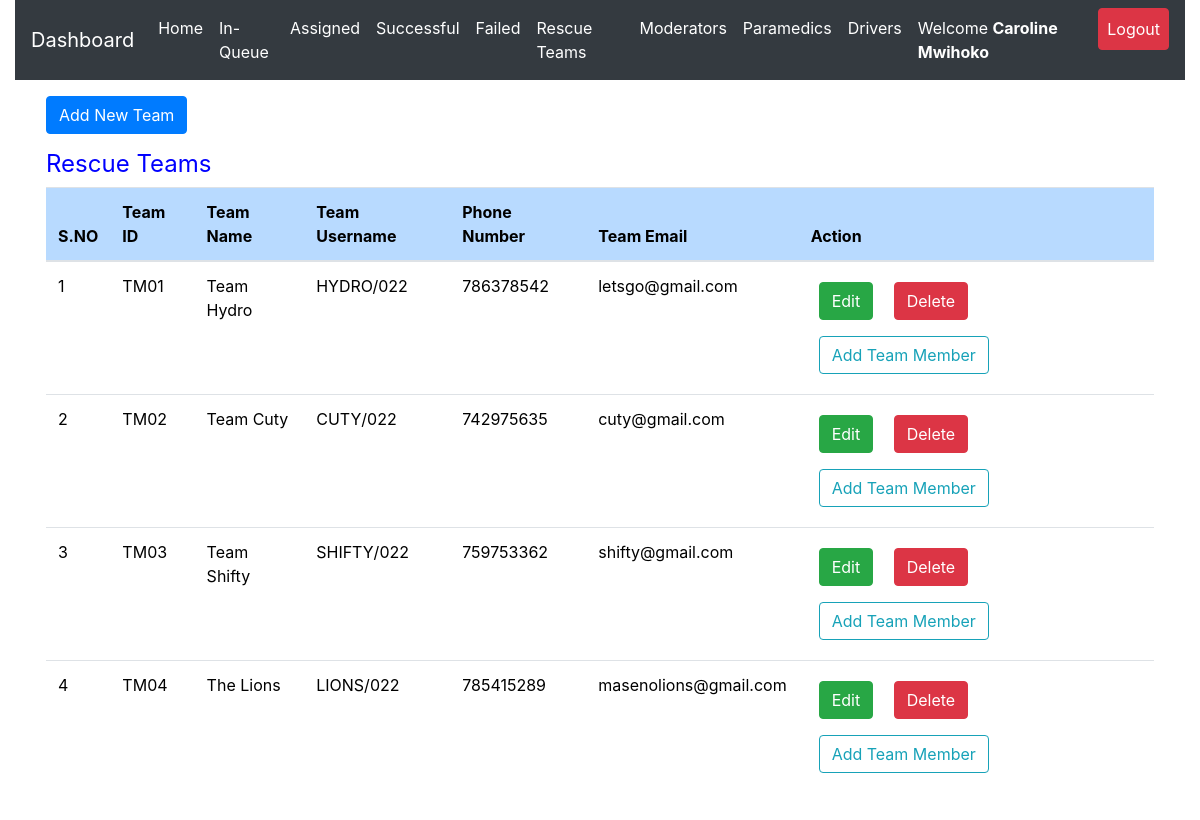
The page /admin/team.php (signed in) on the database as committed earlier.
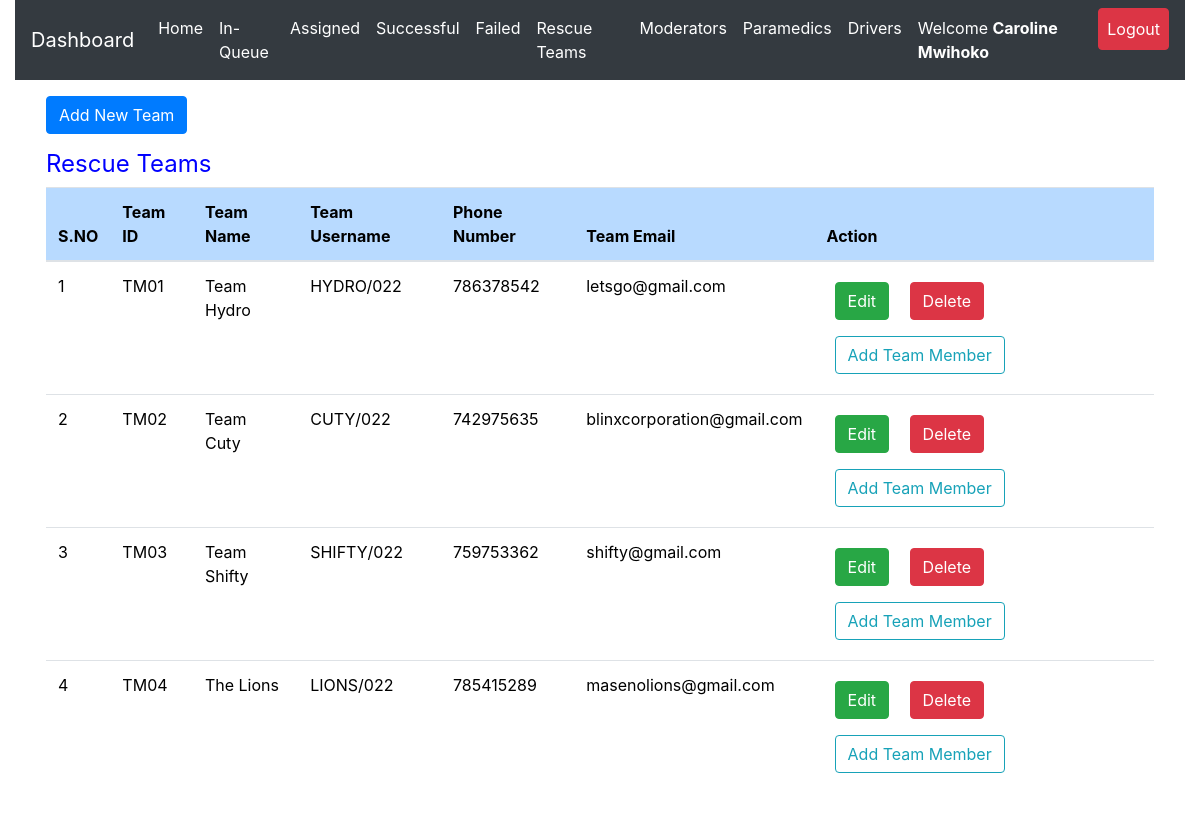
The same page on the database as committed later.
### tables this page shows
CREATE TABLE `rescue_team` (
  `id` int(11) NOT NULL,
  `team_id` varchar(50) NOT NULL,
  `team_username` varchar(255) NOT NULL,
  `team_name` varchar(255) NOT NULL,
  `team_phone` int(15) NOT NULL,
  `team_email` varchar(50) NOT NULL,
  `team_password` varchar(255) NOT NULL,
  `password_reset_token` varchar(255) DEFAULT NULL,
  `registration_timestamp` datetime NOT NULL DEFAULT CURRENT_TIMESTAMP
);

### admin/team.php (the view, shortened to what this page needs)
<?php
include 'server.php';
?>
<!DOCTYPE html>
<html lang="en">
<?php include './includes/header.php'; ?>
  <body>
    <?php include './includes/navbar.php'; ?>
<div class="container-fluid">
  <div class="row m-3">
    <div class="col-md-12">
<div class="table-responsive-lg">
<div class="row">
  <div class="col-md-4">
  <button type="type" class='btn btn-primary addNewTeam'>Add New Team</button>
  </div>
  <div class="col-md-4">
  </div>
  <div class="col-md-4">
  </div>
</div>
    <table class="table" style='color:black; font-weight:normal'>
        <thead>
          <h4  class='mt-3' style='color:blue; font-weight:normal'>
          Rescue Teams </h4>
            <tr >
              <th scope="col" class="table-primary">S.NO</th>
              <th scope="col" class="table-primary">Team ID</th>
              <th scope="col" class="table-primary">Team Name</th>
              <th scope="col" class="table-primary">Team Username</th>
              <th scope="col" class="table-primary">Phone Number</th>
              <th scope="col" class="table-primary">Team Email</th>
              <th scope="col" class="table-primary">Action</th>
            </tr>
          </thead>
          <tbody>
    <?php
    if($_SESSION['admin_id']){
        $data_fetch_query = "SELECT * FROM `rescue_team`";
        $data_result = mysqli_query($db, $data_fetch_query);
        if ($data_result->num_rows > 0){
            while($row = $data_result->fetch_assoc()) {
                $team_ID = $row['team_id'];
                $team_name = $row["team_name"];
                $team_username = $row["team_username"];
                $team_phone = $row["team_phone"];
                $team_mail = $row["team_email"];
                $team_password = $row["team_password"];
        echo "<tr> <td>" .$row["id"].  "</td>";
        echo "<td>" .$row["team_id"]."</td>";
        echo "<td>" .$row["team_name"]."</td>";
        echo "<td>" .$row["team_username"]."</td>";
        echo "<td>" .$row["team_phone"]."</td>";
        echo "<td>" .$row["team_email"]."</td>";
        echo "<td>
        <form method ='POST' action='server.php'>
        <input type='submit' value='Edit' data-password='$team_password ' data-teammail='$team_mail' data-teamphone='$team_phone' data-username='$team_username' data-tname='$team_name' data-team='$team_ID' name='edit-team-btn' class='btn btn-success team-edit-btn m-2'>
        <input type='button' id='team_delete_btn' data-rescueteamid='$team_ID' value='Delete' name='delete-team-btn' class='btn btn-danger team_delete-btn m-2'>
        <button class='btn btn-outline-info m-2 team_member_button' data-teamid='$team_ID' >Add Team Member</button>
        </form>
        </td> </tr>";
        }
        }else{
        echo "<td>"."No Requests Found"."</td>";
        }
        } else{
            echo "<td>"."No Data Found"."</td>";
        }
?>
          </tbody>
    </table>
  </div>
  </div>
</div>
</div>
  </body>
</html>

Rows that differ between the two databases and show on the page:
changed rescue_team "TM02": team_email "cuty@gmail.com" → "blinxcorporation@gmail.com"
